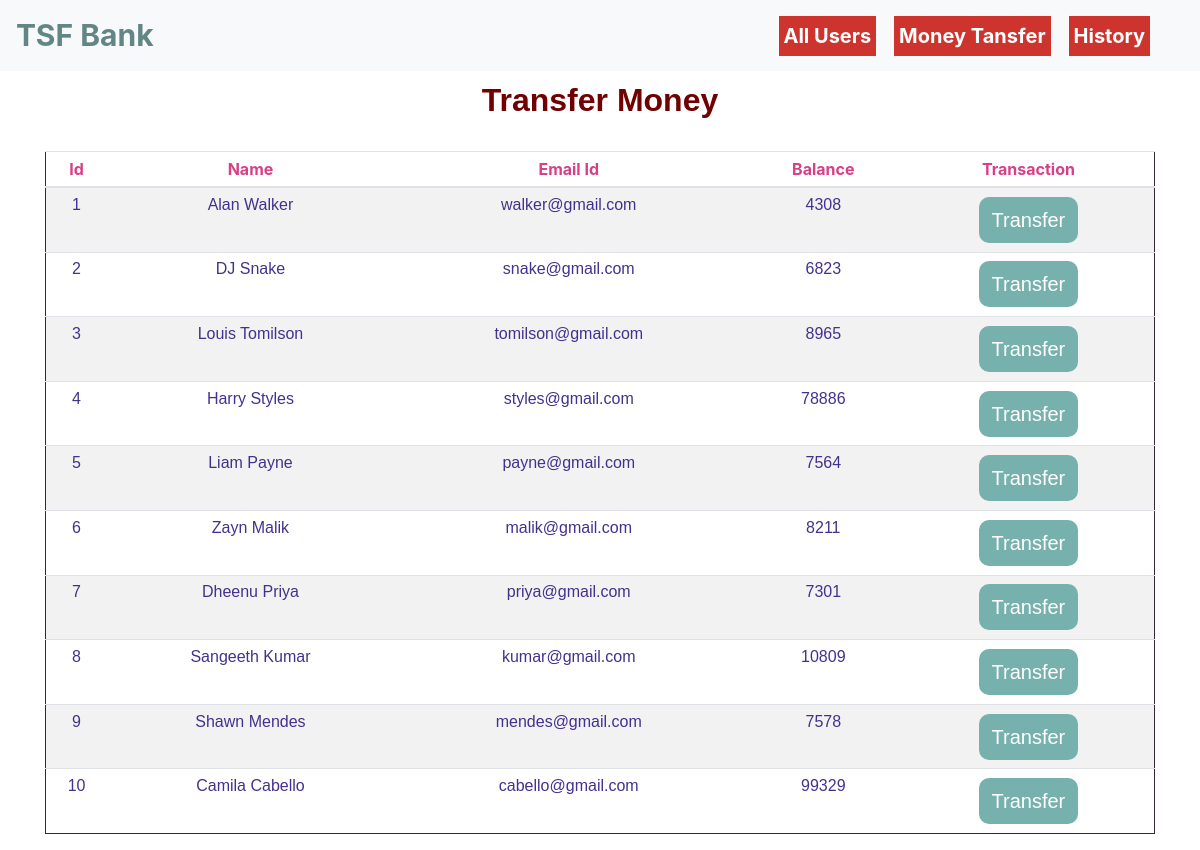
Page /viewusers.php on the committed database.
### tables this page shows
CREATE TABLE `users` (
  `id` int(11) NOT NULL,
  `name` varchar(50) NOT NULL,
  `email` varchar(50) NOT NULL,
  `credits` int(10) NOT NULL
);

### viewusers.php (the view, shortened to what this page needs)
<!DOCTYPE html>
<html lang="en">
<head>
    <link rel="stylesheet" href="https://maxcdn.bootstrapcdn.com/bootstrap/4.0.0/css/bootstrap.min.css">
</head>
<body >
<?php
    require 'conf.php';
    $query = "SELECT * FROM users";
    $result = mysqli_query($conn,$query);
?>
<header>
  <?php
  include 'navbar.php';
  ?></header>
    <div class="container divStyle">
        <h2>Transfer Money</h2>
        <br>
            <div class="row">
                <div class="col">
                    <div class="table-responsive-sm">
                    <table class="table roundedCorners tabletext table-hover table-sm table-striped table-condensed">
                        <thead>
                            <tr>
                            <th scope="col">Id</th>
                            <th scope="col">Name</th>
                            <th scope="col">Email Id</th>
                            <th scope="col">Balance</th>
                            <th scope="col">Transaction</th>
                            </tr>
                        </thead>
                        <tbody>
                <?php
                    while($rows=mysqli_fetch_array($result)){
                ?>
                    <tr>
                        <td><?php echo $rows['id'] ?></td>
                        <td><?php echo $rows['name']?></td>
                        <td><?php echo $rows['email']?></td>
                        <td><?php echo $rows['credits']?></td>
                        <td><a href="selectedUserdetail.php?id= <?php echo $rows['id'] ;?>"> <button type="button" class="button">Transfer</button></a></td>
                    </tr>
                <?php
                    }
                 ?>
                     </tbody>
                    </table>
                    </div>
                </div>
            </div>
            </div>
</body>
</html>

### viewusers.php (style rules this page uses)
.container { padding-top: 10px; text-align: center; }
table { border: 1px solid #322831; }
.button { background-color: #77b1ad; border: 3px solid #77b1ad; color: white; padding: 5px 10px; text-align: center; text-decoration: none; display: inline-block; font-size: 20px; margin: 4px 2px; border-radius: 10px; }
h2 { font-family: sans-serif; color: #700100; font-weight: bold; }
th { color: #d83f87; }
td { color: #44318d; font-family: "Gill Sans", sans-serif; }

### rows in the picture
users: id "1", name "Alan Walker", email "walker@gmail.com", credits "4308"
users: id "2", name "DJ Snake", email "snake@gmail.com", credits "6823"
users: id "3", name "Louis Tomilson", email "tomilson@gmail.com", credits "8965"
users: id "4", name "Harry Styles", email "styles@gmail.com", credits "78886"
users: id "5", name "Liam Payne", email "payne@gmail.com", credits "7564"
users: id "6", name "Zayn Malik", email "malik@gmail.com", credits "8211"
users: id "7", name "Dheenu Priya", email "priya@gmail.com", credits "7301"
users: id "8", name "Sangeeth Kumar", email "kumar@gmail.com", credits "10809"
users: id "9", name "Shawn Mendes", email "mendes@gmail.com", credits "7578"
users: id "10", name "Camila Cabello", email "cabello@gmail.com", credits "99329"
